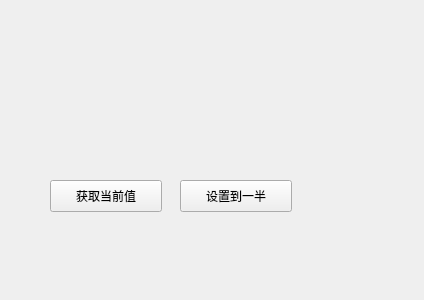
<?xml version="1.0" encoding="UTF-8"?>
<ui version="4.0">
 <class>Widget</class>
 <widget class="QWidget" name="Widget">
  <property name="geometry">
   <rect>
    <x>0</x>
    <y>0</y>
    <width>424</width>
    <height>300</height>
   </rect>
  </property>
  <property name="windowTitle">
   <string>Widget</string>
  </property>
  <widget class="SmallWidget" name="widget" native="true">
   <property name="geometry">
    <rect>
     <x>70</x>
     <y>30</y>
     <width>161</width>
     <height>41</height>
    </rect>
   </property>
  </widget>
  <widget class="QPushButton" name="btn_get">
   <property name="geometry">
    <rect>
     <x>50</x>
     <y>180</y>
     <width>112</width>
     <height>32</height>
    </rect>
   </property>
   <property name="text">
    <string>获取当前值</string>
   </property>
  </widget>
  <widget class="QPushButton" name="btn_set">
   <property name="geometry">
    <rect>
     <x>180</x>
     <y>180</y>
     <width>112</width>
     <height>32</height>
    </rect>
   </property>
   <property name="text">
    <string>设置到一半</string>
   </property>
  </widget>
 </widget>
 <customwidgets>
  <customwidget>
   <class>SmallWidget</class>
   <extends>QWidget</extends>
   <header>smallwidget.h</header>
   <container>1</container>
  </customwidget>
 </customwidgets>
 <resources/>
 <connections/>
</ui>
